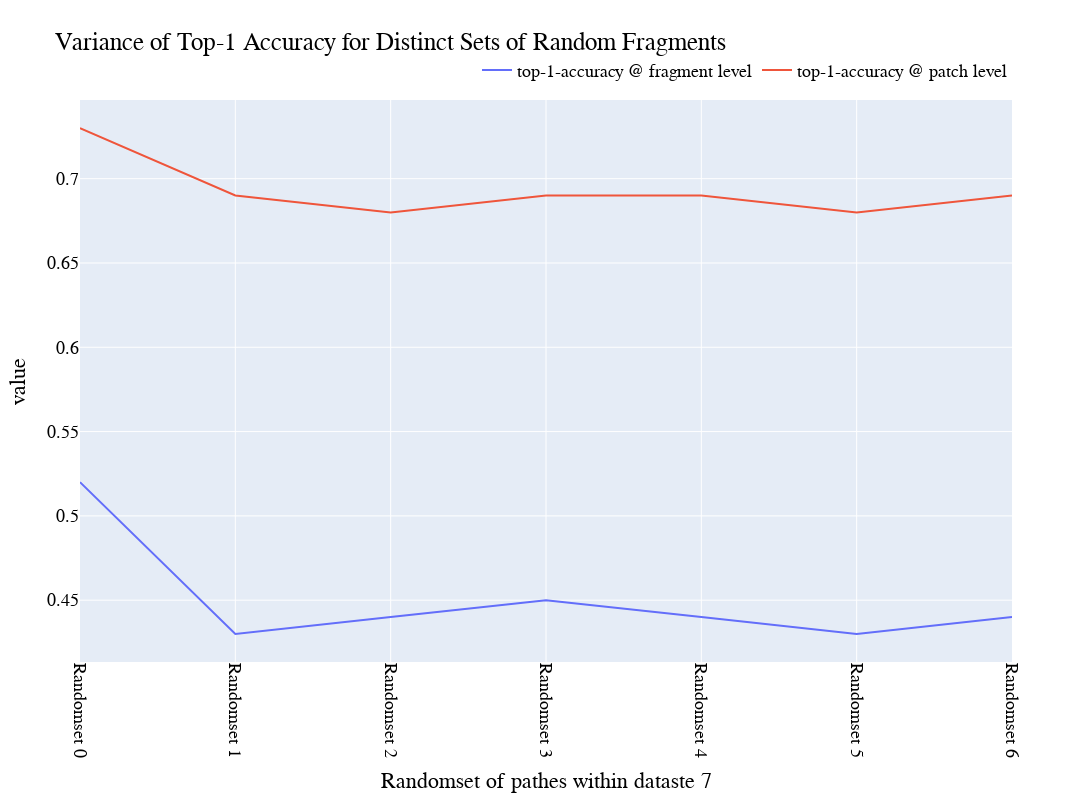

This figure's notebook cell:
### Code cell
frames = [df_acc_image, df_acc_patches]
df = pd.concat(frames)

fig = px.line(df,
              x="dataset",
              y="value",
              color='type',
            title='Variance of Top-1 Accuracy for Distinct Sets of Random Fragments',
              width=1200, height=800)


fig.update_layout(
       xaxis = dict(
           title = 'Randomset of pathes within dataste 7',
                      tickangle = 90,
        tickmode = 'array',
    tickvals = [0, 1, 2, 3, 4, 5, 6],
        ticktext = ['Randomset 0',
                    'Randomset 1',
                    'Randomset 2',
                    'Randomset 3',
                    'Randomset 4',
                    'Randomset 5',
                    'Randomset 6']
    ),    
    font=dict(family="Serif",size=18,color='black'),
  legend=dict(title='',orientation="h",
    yanchor="bottom",
    y=1.02,
    xanchor="right",
    x=1))
fig.write_image("images/var_acc.pdf")
fig.show()

### Figure 1 — Plotly figure (JSON) as saved in the notebook; plotly's stock layout.template omitted (floating-point values rounded to 4 significant figures)
{"data": [{"hovertemplate": "type=top-1-accuracy @ fragment level<br>dataset=%{x}<br>value=%{y}<extra></extra>", "legendgroup": "top-1-accuracy @ fragment level", "line": {"color": "#636efa", "dash": "solid"}, "marker": {"symbol": "circle"}, "mode": "lines", "name": "top-1-accuracy @ fragment level", "orientation": "v", "showlegend": true, "type": "scatter", "x": ["7_baseline_big_big_0", "7_baseline_big_big_1", "7_baseline_big_big_2", "7_baseline_big_big_3", "7_baseline_big_big_4", "7_baseline_big_big_5", "7_baseline_big_big_6", "7_baseline_big_big_6"], "xaxis": "x", "y": [0.52, 0.43, 0.44, 0.45, 0.44, 0.43, 0.44, 0.44], "yaxis": "y"}, {"hovertemplate": "type=top-1-accuracy @ patch level<br>dataset=%{x}<br>value=%{y}<extra></extra>", "legendgroup": "top-1-accuracy @ patch level", "line": {"color": "#EF553B", "dash": "solid"}, "marker": {"symbol": "circle"}, "mode": "lines", "name": "top-1-accuracy @ patch level", "orientation": "v", "showlegend": true, "type": "scatter", "x": ["7_baseline_big_big_0", "7_baseline_big_big_1", "7_baseline_big_big_2", "7_baseline_big_big_3", "7_baseline_big_big_4", "7_baseline_big_big_5", "7_baseline_big_big_6", "7_baseline_big_big_6"], "xaxis": "x", "y": [0.73, 0.69, 0.68, 0.69, 0.69, 0.68, 0.69, 0.69], "yaxis": "y"}], "layout": {"font": {"color": "black", "family": "Serif", "size": 18}, "height": 800, "legend": {"orientation": "h", "title": {"text": ""}, "tracegroupgap": 0, "x": 1, "xanchor": "right", "y": 1.02, "yanchor": "bottom"}, "title": {"text": "Variance of Top-1 Accuracy for Distinct Sets of Random Fragments"}, "width": 1200, "xaxis": {"anchor": "y", "autorange": true, "domain": [0, 1], "range": [0, 6], "tickangle": 90, "tickmode": "array", "ticktext": ["Randomset 0", "Randomset 1", "Randomset 2", "Randomset 3", "Randomset 4", "Randomset 5", "Randomset 6"], "tickvals": [0, 1, 2, 3, 4, 5, 6], "title": {"text": "Randomset of pathes within dataste 7"}, "type": "category"}, "yaxis": {"anchor": "x", "autorange": true, "domain": [0, 1], "range": [0.4133, 0.7467], "title": {"text": "value"}, "type": "linear"}}}
